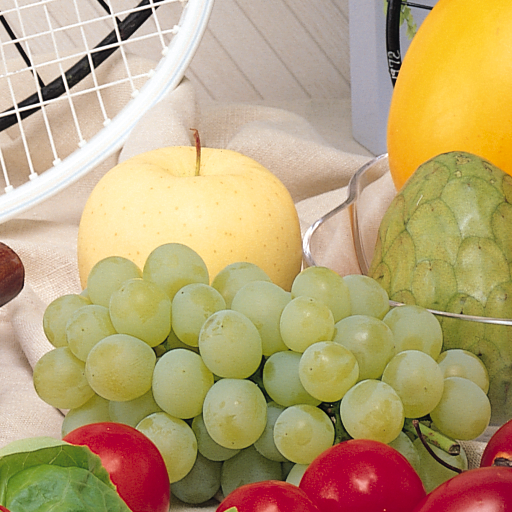
#> input picture HW02/fruits.png, 512 x 512 px
$ jupyter execute --allow-errors hw02.ipynb
#> lines starting #> are read from the running program, lines starting #| are printed output that depends on the picture
[cell 1]
from skimage import io
import numpy as np
import matplotlib.pyplot as plt
import pandas as pd
from skimage.metrics import structural_similarity as ssim
from math import log10

# Read imgs
fruits = io.imread("fruits.png")
#> fruits is the input picture: shape (512, 512, 3); mean R, G, B 185.5, 163.3, 118.3
peppers = io.imread("peppers.tiff")
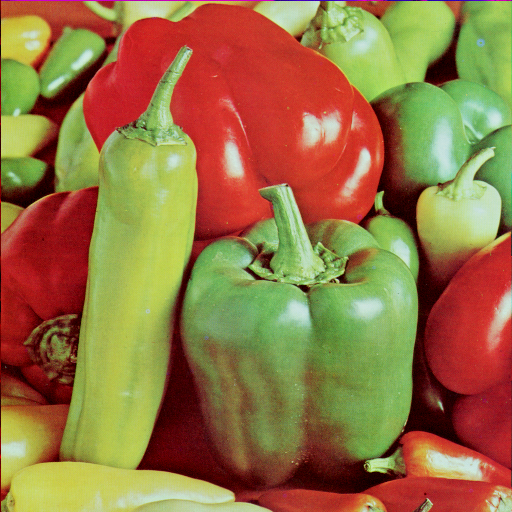
#> input picture HW02/peppers.tiff, 512 x 512 px
#> peppers is the input picture: shape (512, 512, 3); mean R, G, B 149.8, 115.6, 66.5

# Read LUTs
#> (the rest of this cell did not finish here and is left out)

[cell 2]
def LUT_mul (a, b, LUT):
    assert a.shape == b.shape, "matrices must have same dimensions"
    res = np.zeros(a.shape)
    for i in range(a.shape[0]):
        for j in range(a.shape[1]):
            # Get value from LUT with shifted indices
            res[i][j] = LUT[a[i][j]+128][b[i][j]+128]
    return res

# Multiply images
exact = fruits * peppers
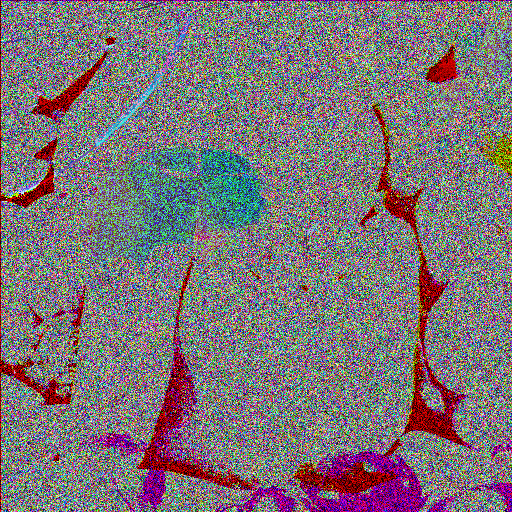
#> exact: shape (512, 512, 3); mean R, G, B 123.9, 115.5, 119.5
#> (the rest of this cell did not finish here and is left out)
